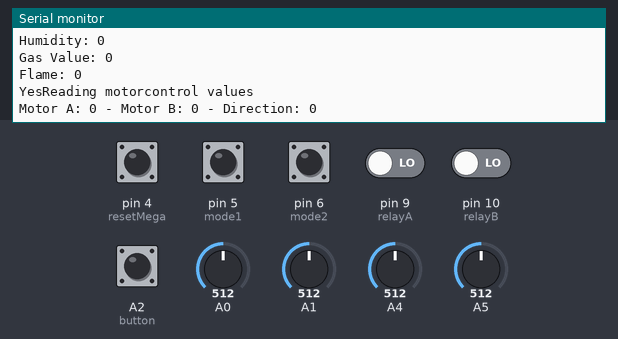
A sketch run on a simulated Arduino Mega 2560, built for the host (arithmetic inside an expression is 32-bit, double 64-bit). Shown: the last lines printed to the serial monitor. Inputs (shaded band) come from the test bench; at power-on: A2 (button), pin 4 (resetMega), pin 5 (mode1), pin 6 (mode2), pin 9 (relayA), pin 10 (relayB) LOW, A1 = 512, A0 = 512, A4 = 512, A5 = 512. No radio packets arrive unless stated.

Above: at 1.2 s.
1.3 s: A1 set to 549
At 1.52 s:
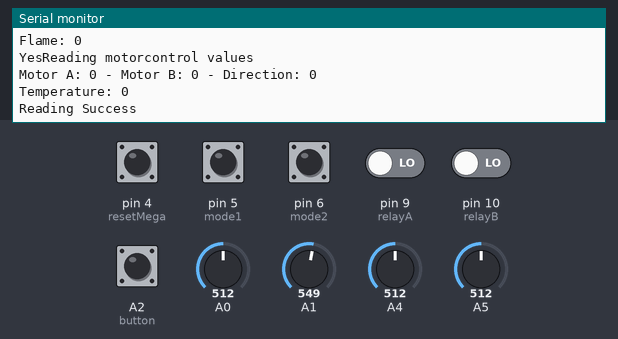
4.3 s: A1 set to 566
At 4.65 s:
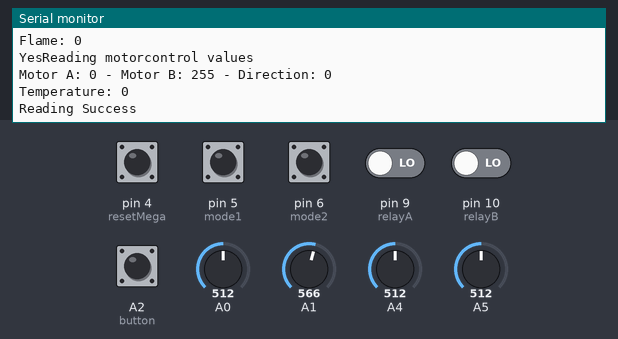
7.3 s: A0 set to 468
10.3 s: A0 set to 458
At 10.54 s:
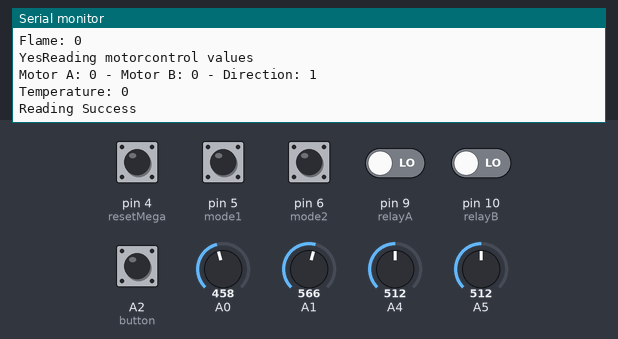

The sketch:

Forest_Rover_Server_End_Code_FINAL.ino
```cpp
// Server End Code (Fully Working)


#include <SPI.h>
#include <nRF24L01.h>
#include <RF24.h>

#include <SoftwareSerial.h>
#include <ArduinoJson.h>
SoftwareSerial s(2,3);

#define button A2
//#define jB1 2  // Joystick 1 PUSH button
//#define jB2 3  // Joystick 2 PUSH button

#define mode1 5   // MODE 1
#define mode2 6   // MODE 2
#define relayA 9   // RELAY 1
#define relayB 10   // RELAY 2
#define resetMega 4   // RESET ARDUINO MEGA

RF24 radio(7, 8); // CE, CSN  PIN OF NRF24L01 MODULE
const byte addresses[][6] = {"00001", "00002"};    // SENDING AND RECEIVING DATA PIPES

int joyposVert = 512;    // INITIALISATION
int joyposHorz = 512;

unsigned long lastReceiveTime = 0;
unsigned long currentTime = 0;

struct Data_Package {     // VARIABLES TO STORE DATA IN ORDER TO ""SEND"" TO FOREST ROVER

  byte j1PotX;   // JOYSTICK 1
  byte j1PotY;
  byte j1Button;

  byte j2PotX;   // JOYSTICK 2
  byte j2PotY;
  byte j2Button;

  byte pot1;     // POTENTIOMETER 1 VALUE
  byte pot2;     // POTENTIOMETER 2 VALUE

  byte relay1;   // WIRELESS SWITCH
  byte relay2;

  byte resetMEGA; // RESET FOREST RANGER MICROCONTROLLER

  byte Mode;      // MODE OF CONTROLLING

  byte buttonState;  // TESTING PURPOSE

  byte dir;       // FOR JOYSTICK CONTROLLING
  byte leftMotor;
  byte rightMotor;

};


Data_Package data; //Create a variable with the above structure

struct Data_PackageRec {     // VARIABLES TO STORE THE DATA ""RECEIVED"" FROM THE FOREST RANGER

  byte temperature;
  byte humidity;

  byte gasValue;
  byte flameValue;

  byte mode;

  byte waterValue;

  byte rel1;
  byte rel2;

  byte pirValue;

 };

Data_PackageRec dataRec; //Create a variable with the above structure

void setup() {
  Serial.begin(9600);
  s.begin(9600);
  pinMode(button, INPUT);

//  pinMode(jB1, INPUT);
//  pinMode(jB2, INPUT);
  pinMode(mode1, INPUT);
  pinMode(mode2, INPUT);
  pinMode(relayA, INPUT);
  pinMode(relayB, INPUT);
  //pinMode(b3, INPUT);
  pinMode(resetMega, INPUT);

  //myServo.attach(5);
  radio.begin();
  radio.openWritingPipe(addresses[0]); // 00001
  radio.openReadingPipe(1, addresses[1]); // 00002
  radio.setAutoAck(false);
  radio.setDataRate(RF24_250KBPS);
  radio.setPALevel(RF24_PA_LOW);
  //radio.setPALevel(RF24_PA_MIN);

  data.j1PotX = 127;
  data.j1PotY = 127;
  data.j2PotX = 127;
  data.j2PotY = 127;
  data.j1Button = 1;
  data.j2Button = 1;
  data.pot1 = 1;
  data.pot2 = 1;
//  data.tSwitch1 = 1;
//  data.tSwitch2 = 1;
  data.relay1 = 0;
  data.relay2 = 0;
  data.resetMEGA = 1;
  data.Mode = 0;
  data.buttonState = 0;
  data.dir = 0;
  data.leftMotor = 0;
  data.rightMotor = 0;

  resetData();
}

void loop() {

  // Read all analog inputs and map them to one Byte value
//  data.j1PotX = map(analogRead(A1), 0, 1023, 0, 255); // Convert the analog read value from 0 to 1023 into a BYTE value from 0 to 255
//  data.j1PotY = map(analogRead(A0), 0, 1023, 0, 255);
//  data.j2PotX = map(analogRead(A2), 0, 1023, 0, 255);
//  data.j2PotY = map(analogRead(A3), 0, 1023, 0, 255);

  joystickControlling();

  data.pot1 = map(analogRead(A4), 0, 1023, 0, 255);
  data.pot2 = map(analogRead(A5), 0, 1023, 0, 255);
  // Read all digital inputs
//  data.j1Button = digitalRead(jB1);
//  if(data.j1Button == 1)
//  data.resetMEGA = 0;
//  data.j2Button = digitalRead(jB2);
  int m = digitalRead(mode1);
  int n = digitalRead(mode2);
  if(m == 1 && n == 0)
  data.Mode = 1;
  else if(m == 0 && n == 1)
  data.Mode = 2;
  else
  data.Mode = 0;
  data.relay1 = digitalRead(relayA);
  data.relay2 = digitalRead(relayB);
  //data.button3 = digitalRead(b3);
  int r = digitalRead(resetMega);
  if(r == 1)
  data.resetMEGA = 0;
  else
  data.resetMEGA = 1;
  data.buttonState = digitalRead(button);

  delay(5);
    radio.stopListening();
    //buttonState = digitalRead(button);
    //radio.write(&buttonState, sizeof(buttonState));
    radio.write(&data, sizeof(Data_Package));

  delay(5);
  radio.startListening();

  StaticJsonBuffer<1000> jsonBuffer;
  JsonObject& root = jsonBuffer.createObject();

  if (radio.available()) {
    radio.read(&dataRec, sizeof(Data_PackageRec)); // Read the whole data and store it into the 'data' structure
    lastReceiveTime = millis(); // At this moment we have received the data
  }
  // Check whether we keep receving data, or we have a connection between the two modules
  currentTime = millis();
  if ( currentTime - lastReceiveTime > 5000 ) { // If current time is more then 5 second since we have recived the last data, that means we have lost connection
    resetData(); // If connection is lost, reset the data. It prevents unwanted behavior, for example if a drone has a throttle up and we lose connection, it can keep flying unless we reset the values
  }
  // Print the data in the Serial Monitor
  Serial.print("Temperature: ");
  Serial.println(dataRec.temperature);
  int z = dataRec.temperature;
  root["Temperature"] = z;
  if(z == 0)
  Serial.println("Reading Success");
  Serial.print("Humidity: ");
  Serial.println(dataRec.humidity);
  root["Humidity"] = dataRec.humidity;
  Serial.print("Gas Value: ");
  Serial.println(dataRec.gasValue);
  root["Gas"] = dataRec.gasValue;
  Serial.print("Flame: ");
  Serial.println(dataRec.flameValue);
  root["Flame"] = dataRec.flameValue;

  root.printTo(s);
  Serial.print("Yes");

    delay(5);
    radio.stopListening();
    //buttonState = digitalRead(button);
    //radio.write(&buttonState, sizeof(buttonState));
    radio.write(&data, sizeof(Data_Package));
}

void resetData() {
  // Reset the values when there is no radio connection - Set initial default values
  dataRec.temperature = 0;
  dataRec.humidity = 0;
  dataRec.gasValue = 0;
  dataRec.flameValue = 0;
  dataRec.mode = 0;
  dataRec.waterValue = 0;
  dataRec.rel1 = 0;
  dataRec.rel2 = 0;
  dataRec.pirValue = 0;
//  dataRec.tSwitch2 = 1;
//  dataRec.button1 = 1;
//  dataRec.button2 = 1;
//  dataRec.button3 = 1;
//  dataRec.button4 = 1;
}


void joystickControlling()
{
  // Print to Serial Monitor
  Serial.println("Reading motorcontrol values ");

  // Read the Joystick X and Y positions
  joyposVert = analogRead(A0);
  joyposHorz = analogRead(A1);

  // Determine if this is a forward or backward motion
  // Do this by reading the Verticle Value
  // Apply results to MotorSpeed and to Direction

  if (joyposVert < 460)
  {
    // This is Backward
    // Set Motors backward
    data.dir = 1;

    //Determine Motor Speeds
    // As we are going backwards we need to reverse readings
    data.leftMotor = map(joyposVert, 460, 0, 0, 255);
    data.rightMotor = map(joyposVert, 460, 0, 0, 255);

  }
  else if (joyposVert > 564)
  {
    // This is Forward
    // Set Motors forward
    data.dir = 2;

    //Determine Motor Speeds
    data.leftMotor = map(joyposVert, 564, 1023, 0, 255);
    data.rightMotor = map(joyposVert, 564, 1023, 0, 255);

  }
  else
  {
    // This is Stopped
    data.dir = 0;
    data.leftMotor = 0;
    data.rightMotor = 0;

  }

  // Now do the steering
  // The Horizontal position will "weigh" the motor speed
  // Values for each motor

  if (joyposHorz < 460)
  {
    // Move Left
    // As we are going left we need to reverse readings
    // Map the number to a value of 255 maximum
    joyposHorz = map(joyposHorz, 460, 0, 0, 255);

    data.leftMotor = data.leftMotor - joyposHorz;
    data.rightMotor = data.rightMotor + joyposHorz;

    // Don't exceed range of 0-255 for motor speeds
    if (data.leftMotor < 0)data.leftMotor = 0;
    if (data.rightMotor > 255)data.rightMotor = 255;

  }
  else if (joyposHorz > 564)
  {
    // Move Right
    // Map the number to a value of 255 maximum
    joyposHorz = map(joyposHorz, 564, 1023, 0, 255);

    data.leftMotor = data.leftMotor + joyposHorz;
   data.rightMotor = data.rightMotor - joyposHorz;

    // Don't exceed range of 0-255 for motor speeds
    if (data.leftMotor > 255)data.leftMotor = 255;
    if (data.rightMotor < 0)data.rightMotor = 0;

  }

  // Adjust to prevent "buzzing" at very low speed
  if (data.leftMotor < 8)data.leftMotor = 0;
  if (data.rightMotor < 8)data.rightMotor = 0;

  //Display the Motor Control values in the serial monitor.
  Serial.print("Motor A: ");
  Serial.print(data.leftMotor);
  Serial.print(" - Motor B: ");
  Serial.print(data.rightMotor);
  Serial.print(" - Direction: ");
  Serial.println(data.dir);
}
```

Measured:
- after the input at 4.3 s, the serial monitor: prints a new line after 0.14 s (image 2)
- after the input at 10.3 s, the serial monitor: prints a new line at once (image 3)
